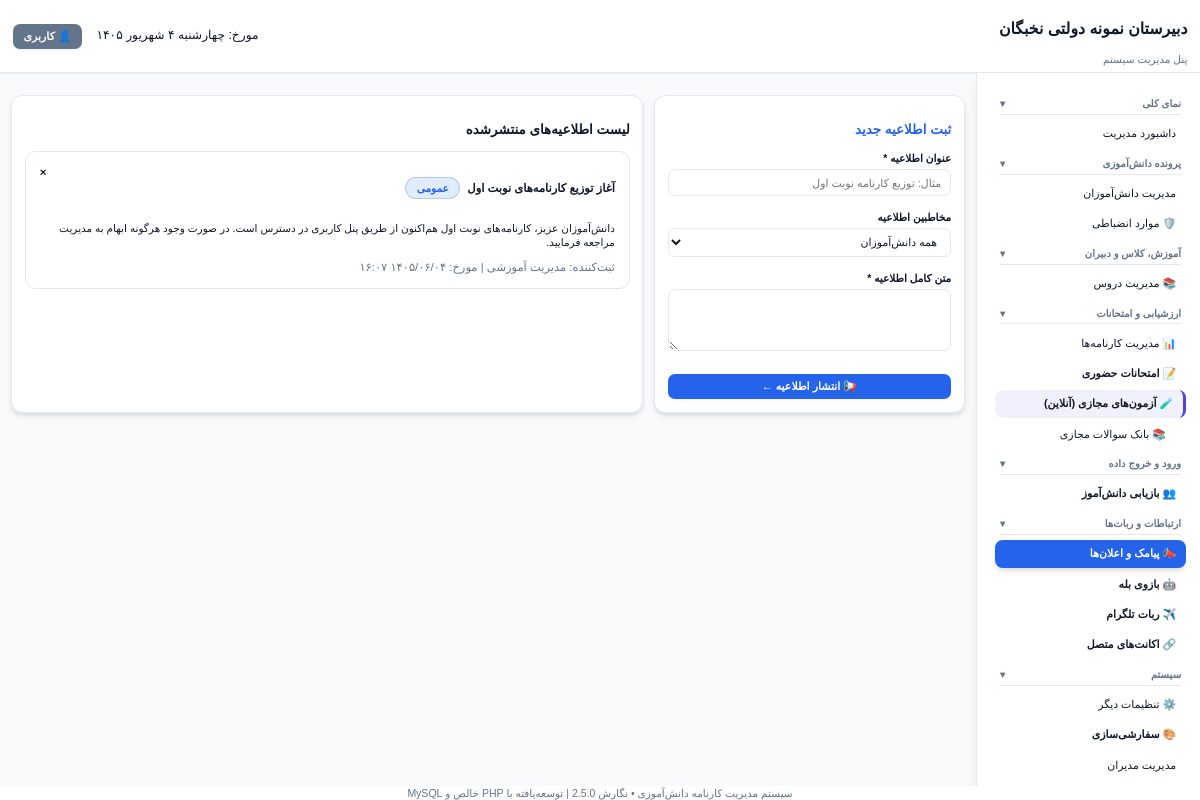
/notifications.php (signed in), run on the app's committed database.
### tables this page shows
CREATE TABLE IF NOT EXISTS `settings` (
  `key_name` varchar(100) NOT NULL,
  `key_value` text DEFAULT NULL,
  PRIMARY KEY (`key_name`)
);

CREATE TABLE IF NOT EXISTS `notifications` (
  `id` int(11) NOT NULL AUTO_INCREMENT,
  `title` varchar(200) NOT NULL,
  `message` text NOT NULL,
  `target_type` enum('all','class','student') NOT NULL DEFAULT 'all',
  `target_value` varchar(100) DEFAULT NULL,
  `created_by` varchar(100) DEFAULT 'مدیریت سیستم',
  `created_at` datetime DEFAULT CURRENT_TIMESTAMP,
  PRIMARY KEY (`id`)
);

### notifications.php (the view, shortened to what the rows shown need)
<?php
require_once __DIR__ . '/includes/auth.php';
require_once __DIR__ . '/includes/header.php';
$notifications = DB::fetchAll("SELECT * FROM notifications ORDER BY id DESC LIMIT 50");
?>
<div class="space-y-6">
    <div class="grid grid-cols-3 gap-6">
        <div class="card col-span-2">
            <div class="space-y-4">
                <?php foreach ($notifications as $n): ?>
                <div class="p-4 rounded-lg border border-color bg-gray-50 flex justify-between items-start">
                    <div class="space-y-1">
                        <div class="flex items-center gap-2">
                            <h4 class="font-bold text-main"><?php echo clean($n['title']); ?></h4>
                            <span class="badge badge-info"><?php echo $n['target_type'] === 'all' ? 'عمومی' : 'کلاس ' . clean($n['target_value']); ?></span>
                        </div>
                        <p class="text-xs text-gray-600 leading-relaxed"><?php echo nl2br(clean($n['message'])); ?></p>
                        <span class="text-[10px] text-muted block mt-2">ثبت‌کننده: <?php echo clean($n['created_by']); ?> | مورخ: <?php echo jdate('Y/m/d H:i', strtotime($n['created_at'])); ?></span>
                    </div>
                    <a href="notifications.php?del=<?php echo $n['id']; ?>" onclick="return confirm('حذف این اطلاعیه؟')" class="text-red-500 font-bold px-2">&times;</a>
                </div>
                <?php endforeach; if (empty($notifications)): ?>
                <p class="text-center text-muted py-6">اطلاعیه‌ای موجود نیست.</p>
                <?php endif; ?>
            </div>
        </div>
    </div>
</div>
<?php require_once __DIR__ . '/includes/footer.php'; ?>

### includes/header.php (shortened to what the rows shown need)
<?php
require_once __DIR__ . '/auth.php';
$schoolName = get_setting('school_name', 'سیستم مدیریت کارنامه دانش‌آموزی');
?>
<!DOCTYPE html>
<html lang="fa" dir="rtl">
<head>
    <link rel="stylesheet" href="assets/css/style.css">
</head>
<body class="bg-body text-main min-h-screen flex flex-col font-sans">
<?php if (is_admin_logged_in() || is_student_logged_in() || (function_exists('is_teacher_logged_in') && is_teacher_logged_in())): ?>
<header class="navbar flex items-center justify-between px-6 py-4 border-b border-color bg-card shadow-sm">
    <div class="flex items-center gap-4">
        <div><h1 class="text-lg font-bold"><?php echo clean($schoolName); ?></h1><span class="text-xs text-muted"><?php echo is_admin_logged_in() ? 'پنل مدیریت سیستم' : (is_student_logged_in() ? 'پنل دانش‌آموزی' : 'پنل دبیران'); ?></span></div>
    </div>
    <div class="flex items-center gap-4">
        <span class="text-sm font-medium">مورخ: <?php echo jdate('l j F Y'); ?></span>
        <div class="user-menu-wrap">
            <button type="button" class="btn btn-secondary user-menu-btn" onclick="document.body.classList.toggle('user-menu-open')">👤 کاربری</button>
        </div>
    </div>
</header>
<div class="flex flex-1">
    <?php if (is_admin_logged_in()): ?>
    <aside class="sidebar w-64 bg-card border-l border-color p-4 flex flex-col gap-1.5 shrink-0 shadow-lg">
        <div class="sidebar-scroll">
        <div class="sidebar-section-title">نمای کلی</div>
        <a href="index.php?view=dashboard" class="sidebar-item <?php echo (!isset($_GET['view']) || $_GET['view'] == 'dashboard') && basename($_SERVER['PHP_SELF']) == 'index.php' ? 'active' : ''; ?>">داشبورد مدیریت</a>
        <?php if (has_permission('manage_students')): ?>
            <div class="sidebar-section-title">پرونده دانش‌آموزی</div>
            <a href="students.php" class="sidebar-item <?php echo basename($_SERVER['PHP_SELF']) == 'students.php' ? 'active' : ''; ?>">مدیریت دانش‌آموزان</a>
            <a href="deputy-panel.php" class="sidebar-item <?php echo basename($_SERVER['PHP_SELF']) == 'deputy-panel.php' ? 'active' : ''; ?>">🛡️ موارد انضباطی</a>
        <?php endif; ?>
        <?php if (has_permission('manage_classes')): ?>
            <div class="sidebar-section-title">آموزش، کلاس و دبیران</div>
            <a href="courses-management.php" class="sidebar-item <?php echo in_array(basename($_SERVER['PHP_SELF']), ['courses-management.php','classes.php','import-teachers.php','import-schedule.php']) ? 'active' : ''; ?>">📚 مدیریت دروس</a>
        <?php endif; ?>
        <?php if (has_permission('manage_reports')): ?>
            <div class="sidebar-section-title">ارزشیابی و امتحانات</div>
            <a href="reports-management.php" class="sidebar-item <?php echo in_array(basename($_SERVER['PHP_SELF']), ['reports-management.php','reports.php','import.php','analytics.php']) ? 'active' : ''; ?>">📊 مدیریت کارنامه‌ها</a>
            <a href="exams.php" class="sidebar-item font-bold text-rose-600 <?php echo basename($_SERVER['PHP_SELF']) == 'exams.php' ? 'active' : ''; ?>">📝 امتحانات حضوری</a>
            <a href="online-exams.php" class="sidebar-item font-bold text-indigo-600 <?php echo in_array(basename($_SERVER['PHP_SELF']), ['online-exams.php','online-exam-form.php','online-exam-questions.php','online-exam-monitor.php','online-exam-results.php','online-exam-result.php','online-exam-grading.php','online-exam-categories.php']) ? 'active' : ''; ?>" style="background:rgba(79,70,229,0.08);border-right:3px solid #4f46e5;">🧪 آزمون‌های مجازی (آنلاین)</a>
            <a href="online-question-bank.php" class="sidebar-item text-purple-600 <?php echo basename($_SERVER['PHP_SELF']) == 'online-question-bank.php' ? 'active' : ''; ?>" style="padding-right:20px;">📚 بانک سوالات مجازی</a>
        <?php endif; ?>
        <?php if (has_permission('import_data')): ?>
            <div class="sidebar-section-title">ورود و خروج داده</div>
            <a href="student-recovery.php" class="sidebar-item font-bold text-green-700 <?php echo in_array(basename($_SERVER['PHP_SELF']), ['student-recovery.php','import-students.php','import-photos.php']) ? 'active' : ''; ?>">👥 بازیابی دانش‌آموز</a>
        <?php endif; ?>
        <?php if (has_permission('send_sms')): ?>
            <div class="sidebar-section-title">ارتباطات و ربات‌ها</div>
            <a href="messages-management.php" class="sidebar-item <?php echo in_array(basename($_SERVER['PHP_SELF']), ['messages-management.php','notifications.php','sms-panel.php']) ? 'active' : ''; ?>">📣 پیامک و اعلان‌ها</a>
            <a href="bale-bot.php" class="sidebar-item font-bold text-teal-600 <?php echo basename($_SERVER['PHP_SELF']) == 'bale-bot.php' ? 'active' : ''; ?>">🤖 بازوی بله</a>
            <a href="telegram-bot.php" class="sidebar-item font-bold text-sky-600 <?php echo basename($_SERVER['PHP_SELF']) == 'telegram-bot.php' ? 'active' : ''; ?>">✈️ ربات تلگرام</a>
            <a href="bot-accounts.php" class="sidebar-item font-bold text-cyan-600 <?php echo basename($_SERVER['PHP_SELF']) == 'bot-accounts.php' ? 'active' : ''; ?>">🔗 اکانت‌های متصل</a>
        <?php endif; ?>
        <div class="sidebar-section-title">سیستم</div>
        <a href="other-settings.php" class="sidebar-item <?php echo in_array(basename($_SERVER['PHP_SELF']), ['other-settings.php','backups.php','activity-logs.php','migration-updater.php']) ? 'active' : ''; ?>">⚙️ تنظیمات دیگر</a>
        <?php if (has_permission('system_settings')): ?><a href="settings.php" class="sidebar-item font-semibold text-amber-600 <?php echo basename($_SERVER['PHP_SELF']) == 'settings.php' ? 'active' : ''; ?>">🎨 سفارشی‌سازی</a><?php endif; ?>
        <?php if (($_SESSION['admin_role'] ?? '') === 'super_admin'): ?><a href="admins.php" class="sidebar-item text-purple-600 <?php echo basename($_SERVER['PHP_SELF']) == 'admins.php' ? 'active' : ''; ?>">مدیریت مدیران</a><?php endif; ?>
        </div>
    </aside>
    <?php endif; ?>
    <main class="flex-1 p-6 overflow-y-auto">
<?php else: ?>
    <main class="flex-1 flex items-center justify-center p-6">
<?php endif; ?>

### includes/footer.php (shortened to what the rows shown need)
<?php if (is_admin_logged_in() || is_student_logged_in()): ?>
    </main>
</div>
<?php else: ?>
    </main>
<?php endif; ?>
<footer class="py-4 px-6 border-t border-color bg-card text-center text-xs text-muted mt-auto">
    <span>سیستم مدیریت کارنامه دانش‌آموزی &bull; نگارش <?php echo clean(get_setting('system_version', '2.5.0')); ?></span>
    <span class="mx-2">|</span>
    <span>توسعه‌یافته با PHP خالص و MySQL</span>
</footer>
</body>
</html>

### data on the page
settings: key_value "دبیرستان نمونه دولتی نخبگان"
notifications: title "آغاز توزیع کارنامه‌های نوبت اول", target_type "عمومی", message "دانش‌آموزان عزیز، کارنامه‌های نوبت اول هم‌اکنون از طریق پنل کاربری در دسترس است. در صورت وجود هرگونه ابهام به مدیریت مراجعه فرمایید.", created_by "مدیریت آموزشی", created_at "۱۴۰۵/۰۶/۰۴ ۱۶:۰۷"
settings: key_value "2.5.0"

### other printed values
jdate('l j F Y') "چهارشنبه ۴ شهریور ۱۴۰۵"
